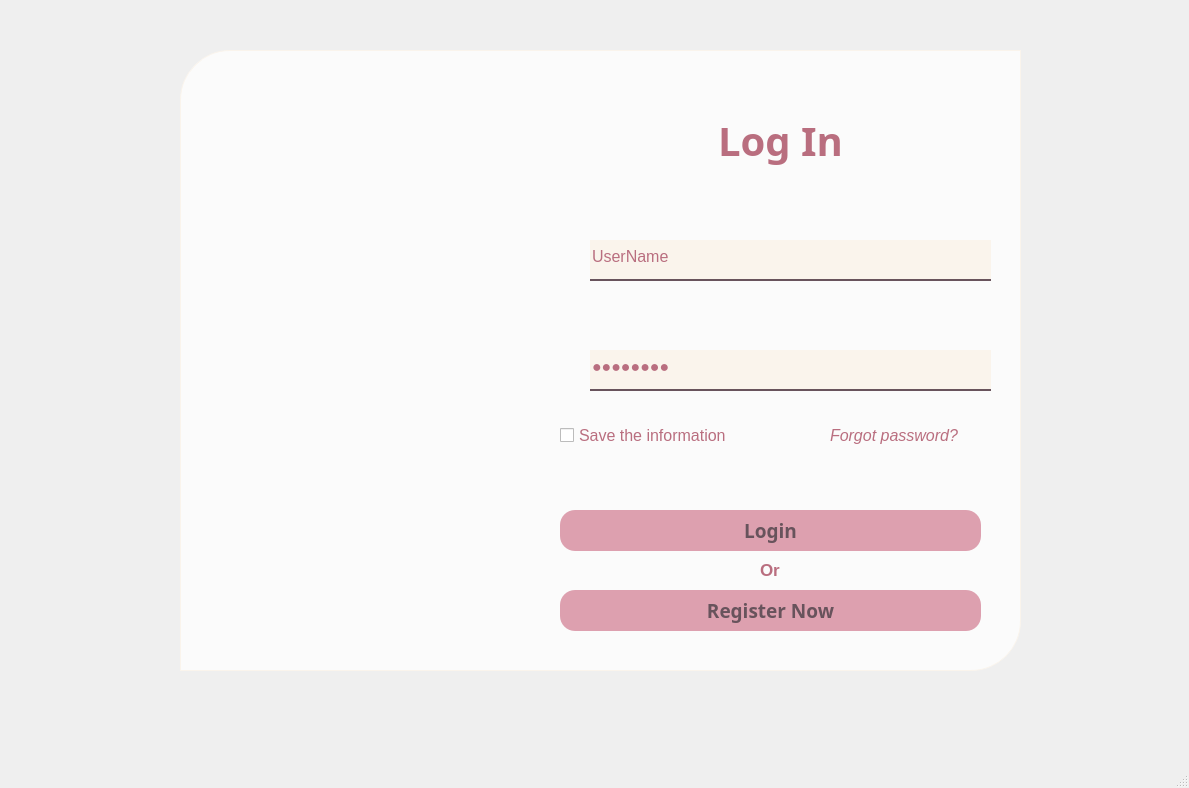
<?xml version="1.0" encoding="UTF-8"?>
<ui version="4.0">
 <class>Login</class>
 <widget class="QMainWindow" name="Login">
  <property name="geometry">
   <rect>
    <x>0</x>
    <y>0</y>
    <width>1189</width>
    <height>788</height>
   </rect>
  </property>
  <property name="maximumSize">
   <size>
    <width>1189</width>
    <height>16777215</height>
   </size>
  </property>
  <property name="windowTitle">
   <string>MainWindow</string>
  </property>
  <widget class="QWidget" name="centralwidget">
   <widget class="QLabel" name="label">
    <property name="geometry">
     <rect>
      <x>0</x>
      <y>-10</y>
      <width>1191</width>
      <height>751</height>
     </rect>
    </property>
    <property name="autoFillBackground">
     <bool>false</bool>
    </property>
    <property name="styleSheet">
     <string notr="true"/>
    </property>
    <property name="text">
     <string/>
    </property>
    <property name="pixmap">
     <pixmap>../images/Background.jpg</pixmap>
    </property>
    <property name="scaledContents">
     <bool>true</bool>
    </property>
   </widget>
   <widget class="QLabel" name="label_2">
    <property name="geometry">
     <rect>
      <x>180</x>
      <y>50</y>
      <width>351</width>
      <height>621</height>
     </rect>
    </property>
    <property name="autoFillBackground">
     <bool>false</bool>
    </property>
    <property name="styleSheet">
     <string notr="true"> border-top-left-radius: 50px;     
    border-top-right-radius: 0px;    
    border-bottom-left-radius: 0px;    
    border-bottom-right-radius: 0px;  

  </string>
    </property>
    <property name="text">
     <string/>
    </property>
    <property name="textFormat">
     <enum>Qt::PlainText</enum>
    </property>
    <property name="pixmap">
     <pixmap>../images/bgLogo.png</pixmap>
    </property>
    <property name="scaledContents">
     <bool>true</bool>
    </property>
    <property name="alignment">
     <set>Qt::AlignLeading|Qt::AlignLeft|Qt::AlignVCenter</set>
    </property>
    <property name="wordWrap">
     <bool>false</bool>
    </property>
   </widget>
   <widget class="QLabel" name="label_4">
    <property name="geometry">
     <rect>
      <x>180</x>
      <y>50</y>
      <width>841</width>
      <height>621</height>
     </rect>
    </property>
    <property name="styleSheet">
     <string notr="true">background-color: rgba(255, 255, 255, 192);
 
    padding: 10px;
 border: 1px solid #faf4ec; 
border-top-left-radius: 50px;
border-top-right-radius: 0px;      /* góc trên phải */
    border-bottom-left-radius: 0px;    /* góc dưới trái */
    border-bottom-right-radius: 50px;  /* góc dưới phải */</string>
    </property>
    <property name="text">
     <string/>
    </property>
   </widget>
   <widget class="QLabel" name="label_3">
    <property name="geometry">
     <rect>
      <x>680</x>
      <y>100</y>
      <width>201</width>
      <height>81</height>
     </rect>
    </property>
    <property name="font">
     <font>
      <family>Myanmar Text</family>
      <pointsize>30</pointsize>
      <weight>75</weight>
      <bold>true</bold>
      <kerning>false</kerning>
     </font>
    </property>
    <property name="styleSheet">
     <string notr="true">color: rgb(185, 110, 127);</string>
    </property>
    <property name="text">
     <string>&lt;html&gt;&lt;head/&gt;&lt;body&gt;&lt;p align=&quot;center&quot;&gt;Log In&lt;/p&gt;&lt;/body&gt;&lt;/html&gt;</string>
    </property>
   </widget>
   <widget class="QLineEdit" name="lineEditUserName">
    <property name="geometry">
     <rect>
      <x>590</x>
      <y>240</y>
      <width>401</width>
      <height>41</height>
     </rect>
    </property>
    <property name="font">
     <font>
      <pointsize>12</pointsize>
     </font>
    </property>
    <property name="styleSheet">
     <string notr="true">background-color: rgb(250, 244, 236);
    border: none;                                   /* Xóa viền mặc định */
    border-bottom:  2px solid rgba(104, 83, 92);
                         /* Màu chữ đen */
color: rgb(185, 110, 127);
    padding-bottom: 7px;                            /* Tạo khoảng cách giữa chữ và gạch */
</string>
    </property>
    <property name="text">
     <string>UserName</string>
    </property>
   </widget>
   <widget class="QCheckBox" name="checkBoxSave">
    <property name="geometry">
     <rect>
      <x>560</x>
      <y>420</y>
      <width>221</width>
      <height>31</height>
     </rect>
    </property>
    <property name="font">
     <font>
      <pointsize>12</pointsize>
     </font>
    </property>
    <property name="styleSheet">
     <string notr="true">color: rgb(185, 110, 127);</string>
    </property>
    <property name="text">
     <string>Save the information</string>
    </property>
   </widget>
   <widget class="QPushButton" name="pushButtonLogin">
    <property name="geometry">
     <rect>
      <x>560</x>
      <y>510</y>
      <width>421</width>
      <height>41</height>
     </rect>
    </property>
    <property name="baseSize">
     <size>
      <width>0</width>
      <height>0</height>
     </size>
    </property>
    <property name="font">
     <font>
      <family>Segoe UI Semilight</family>
      <pointsize>14</pointsize>
      <weight>75</weight>
      <italic>false</italic>
      <bold>true</bold>
     </font>
    </property>
    <property name="styleSheet">
     <string notr="true">color: rgb(104, 83, 92);
background-color: rgb(221, 160, 175);
border-radius: 15px;</string>
    </property>
    <property name="text">
     <string>Login</string>
    </property>
    <property name="iconSize">
     <size>
      <width>40</width>
      <height>40</height>
     </size>
    </property>
   </widget>
   <widget class="QLabel" name="labelForgot">
    <property name="geometry">
     <rect>
      <x>830</x>
      <y>420</y>
      <width>161</width>
      <height>31</height>
     </rect>
    </property>
    <property name="font">
     <font>
      <pointsize>12</pointsize>
      <italic>true</italic>
     </font>
    </property>
    <property name="focusPolicy">
     <enum>Qt::StrongFocus</enum>
    </property>
    <property name="layoutDirection">
     <enum>Qt::RightToLeft</enum>
    </property>
    <property name="styleSheet">
     <string notr="true">color: rgb(185, 110, 127);</string>
    </property>
    <property name="text">
     <string>Forgot password?</string>
    </property>
    <property name="textFormat">
     <enum>Qt::PlainText</enum>
    </property>
   </widget>
   <widget class="QLineEdit" name="lineEditPassword">
    <property name="geometry">
     <rect>
      <x>590</x>
      <y>350</y>
      <width>401</width>
      <height>41</height>
     </rect>
    </property>
    <property name="font">
     <font>
      <pointsize>12</pointsize>
     </font>
    </property>
    <property name="styleSheet">
     <string notr="true">background-color: rgb(250, 244, 236);
    border: none;                                   /* Xóa viền mặc định */
    border-bottom:  2px solid rgba(104, 83, 92);
                         /* Màu chữ đen */
color: rgb(185, 110, 127);
    padding-bottom: 7px;                            /* Tạo khoảng cách giữa chữ và gạch */
</string>
    </property>
    <property name="text">
     <string>Password</string>
    </property>
    <property name="echoMode">
     <enum>QLineEdit::Password</enum>
    </property>
   </widget>
   <widget class="QPushButton" name="pushButtonRegisterNow">
    <property name="geometry">
     <rect>
      <x>560</x>
      <y>590</y>
      <width>421</width>
      <height>41</height>
     </rect>
    </property>
    <property name="baseSize">
     <size>
      <width>0</width>
      <height>0</height>
     </size>
    </property>
    <property name="font">
     <font>
      <family>Segoe UI Semilight</family>
      <pointsize>14</pointsize>
      <weight>75</weight>
      <italic>false</italic>
      <bold>true</bold>
     </font>
    </property>
    <property name="styleSheet">
     <string notr="true">color: rgb(104, 83, 92);
background-color: rgb(221, 160, 175);
border-radius: 15px;</string>
    </property>
    <property name="text">
     <string>Register Now</string>
    </property>
    <property name="iconSize">
     <size>
      <width>40</width>
      <height>40</height>
     </size>
    </property>
   </widget>
   <widget class="QLabel" name="labelForgotCus_2">
    <property name="geometry">
     <rect>
      <x>760</x>
      <y>560</y>
      <width>41</width>
      <height>21</height>
     </rect>
    </property>
    <property name="font">
     <font>
      <pointsize>13</pointsize>
      <weight>75</weight>
      <bold>true</bold>
     </font>
    </property>
    <property name="focusPolicy">
     <enum>Qt::StrongFocus</enum>
    </property>
    <property name="layoutDirection">
     <enum>Qt::RightToLeft</enum>
    </property>
    <property name="styleSheet">
     <string notr="true">color: rgb(185, 110, 127);</string>
    </property>
    <property name="text">
     <string>Or</string>
    </property>
    <property name="textFormat">
     <enum>Qt::PlainText</enum>
    </property>
   </widget>
   <widget class="QLabel" name="label_5">
    <property name="geometry">
     <rect>
      <x>550</x>
      <y>250</y>
      <width>31</width>
      <height>31</height>
     </rect>
    </property>
    <property name="text">
     <string/>
    </property>
    <property name="pixmap">
     <pixmap>images/ic_username.png</pixmap>
    </property>
    <property name="scaledContents">
     <bool>true</bool>
    </property>
   </widget>
   <widget class="QLabel" name="label_6">
    <property name="geometry">
     <rect>
      <x>550</x>
      <y>360</y>
      <width>31</width>
      <height>31</height>
     </rect>
    </property>
    <property name="text">
     <string/>
    </property>
    <property name="pixmap">
     <pixmap>images/ic_password.png</pixmap>
    </property>
    <property name="scaledContents">
     <bool>true</bool>
    </property>
   </widget>
   <zorder>label</zorder>
   <zorder>label_4</zorder>
   <zorder>label_2</zorder>
   <zorder>label_3</zorder>
   <zorder>lineEditUserName</zorder>
   <zorder>checkBoxSave</zorder>
   <zorder>pushButtonLogin</zorder>
   <zorder>labelForgot</zorder>
   <zorder>lineEditPassword</zorder>
   <zorder>pushButtonRegisterNow</zorder>
   <zorder>labelForgotCus_2</zorder>
   <zorder>label_5</zorder>
   <zorder>label_6</zorder>
  </widget>
  <widget class="QMenuBar" name="menubar">
   <property name="geometry">
    <rect>
     <x>0</x>
     <y>0</y>
     <width>1189</width>
     <height>26</height>
    </rect>
   </property>
  </widget>
  <widget class="QStatusBar" name="statusbar"/>
 </widget>
 <resources>
  <include location="images/bg.qrc"/>
  <include location="images/bg.qrc"/>
 </resources>
 <connections/>
</ui>
